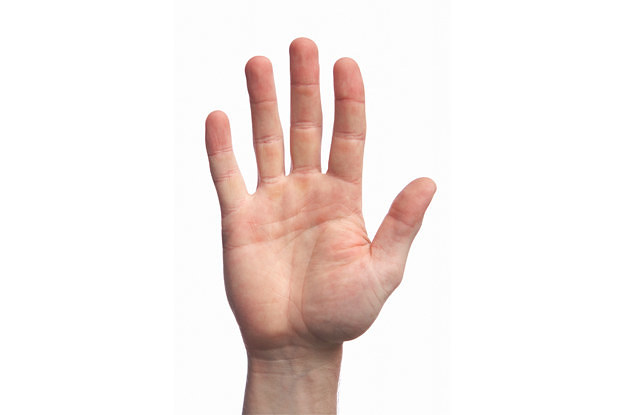
#> input picture experiments/hand.jpg, 625 x 415 px
$ python 'ideal image.py'
#> lines starting #> are read from the running program, lines starting #| are printed output that depends on the picture; after the words box and inside, x2 and y2 are one past the last pixel; in counts of white or black regions, pixels touching at a corner belong together
import cv2
import numpy as np
img=cv2.imread('hand.jpg')
#> img is the input picture: shape (415, 625, 3); mean B, G, R 231.4, 234.3, 243.7
img1=cv2.imread('haath.jpg')
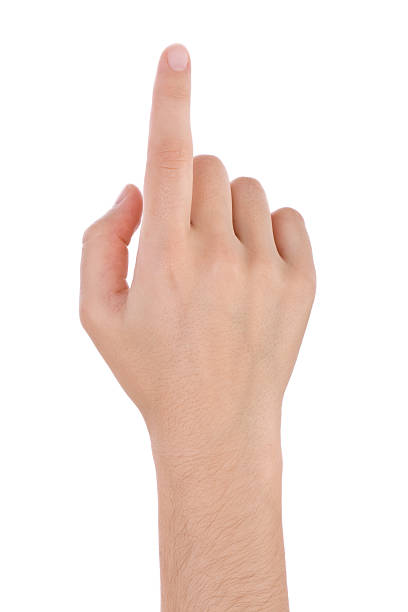
#> input picture experiments/haath.jpg, 408 x 612 px
#> img1 is the input picture: shape (612, 408, 3); mean B, G, R 222.6, 229, 243.5
hsv=cv2.cvtColor(img,cv2.COLOR_BGR2HSV)
#> hsv: shape (415, 625, 3); mean H, S, V 3.9, 16.1, 243.7
hsv1=cv2.cvtColor(img1,cv2.COLOR_BGR2HSV)
#> hsv1: shape (612, 408, 3); mean H, S, V 4.9, 24.6, 243.5

lower_skin = np.array([0,20,70], dtype=np.uint8)
upper_skin = np.array([20,255,255], dtype=np.uint8)

mask=cv2.inRange(hsv,lower_skin,upper_skin)
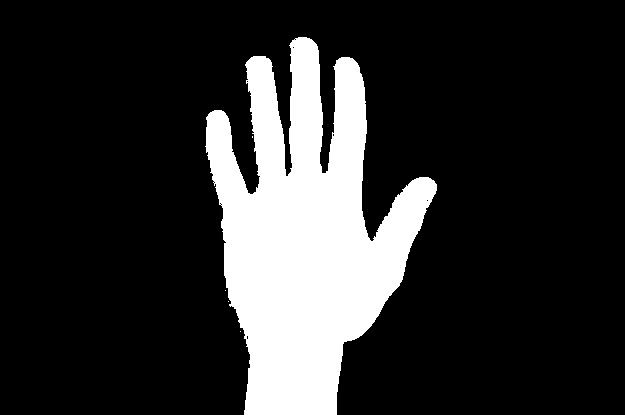
#> mask: shape (415, 625); 18.2% white; 5 white regions (4 under 20 px), largest, box (x1, y1, x2, y2) and area: (205, 37, 437, 415) 47184
mask1=cv2.inRange(hsv1,lower_skin,upper_skin)
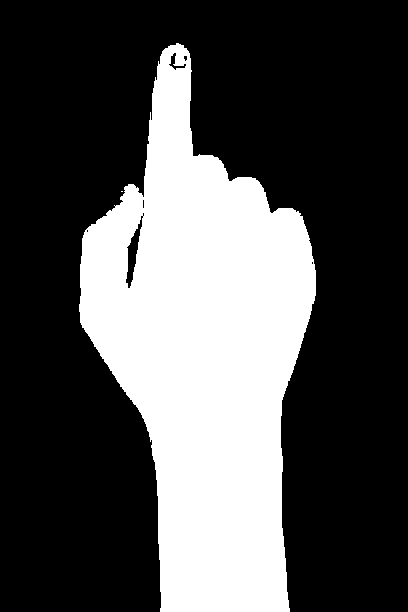
#> mask1: shape (612, 408); 31% white; 2 white regions (1 under 20 px), largest, box (x1, y1, x2, y2) and area: (79, 43, 316, 612) 77436

cv2.imshow('first',img)
cv2.imshow('second',mask)
cv2.imshow('fourth',img1)
cv2.imshow('third',mask1)
k=cv2.waitKey(5) &0xFF
#> (key q is pressed here)
if k==ord('q'):
    cv2.destroyAllWindows()
